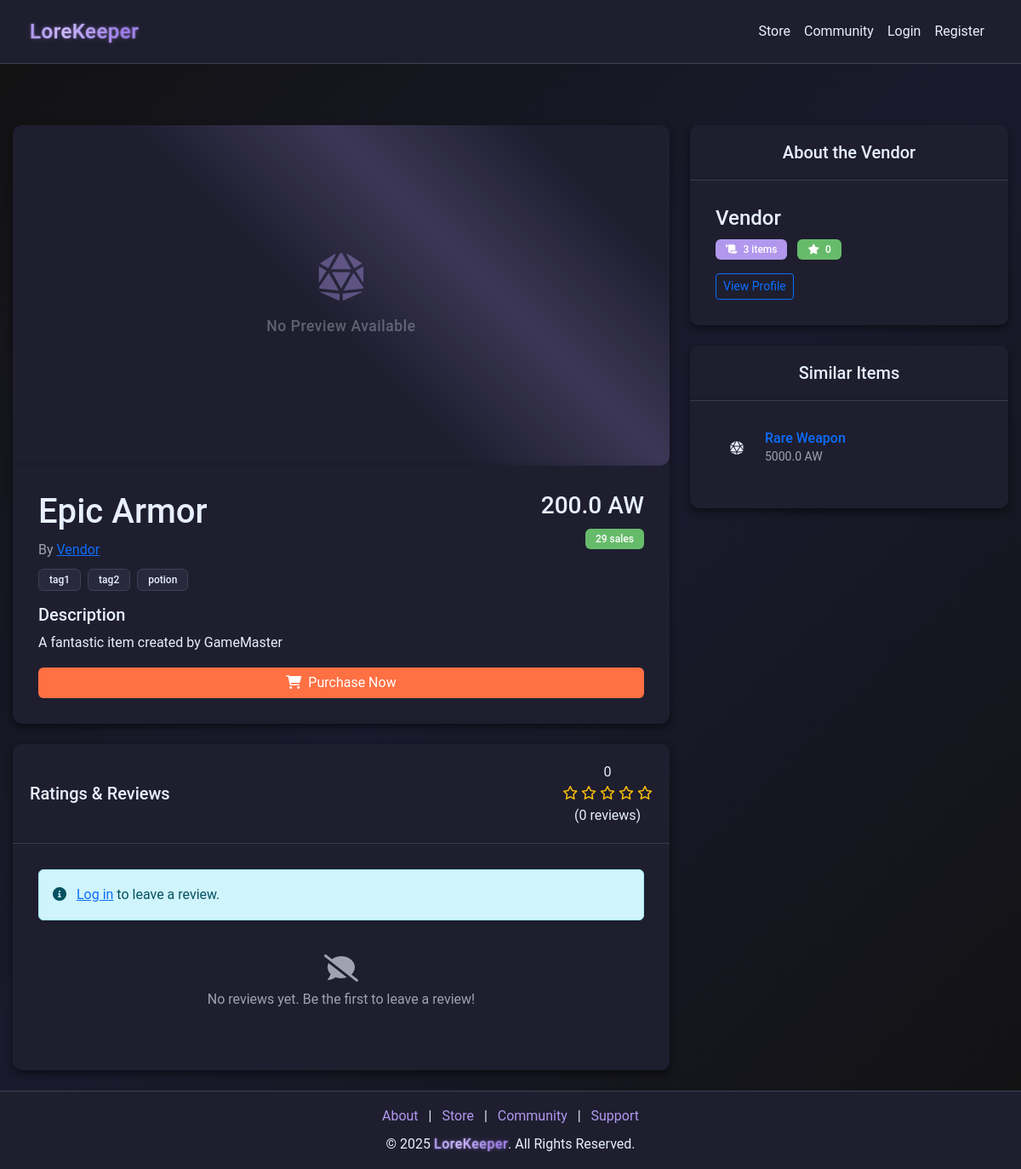
The page /store/item/2 on the database as committed earlier.
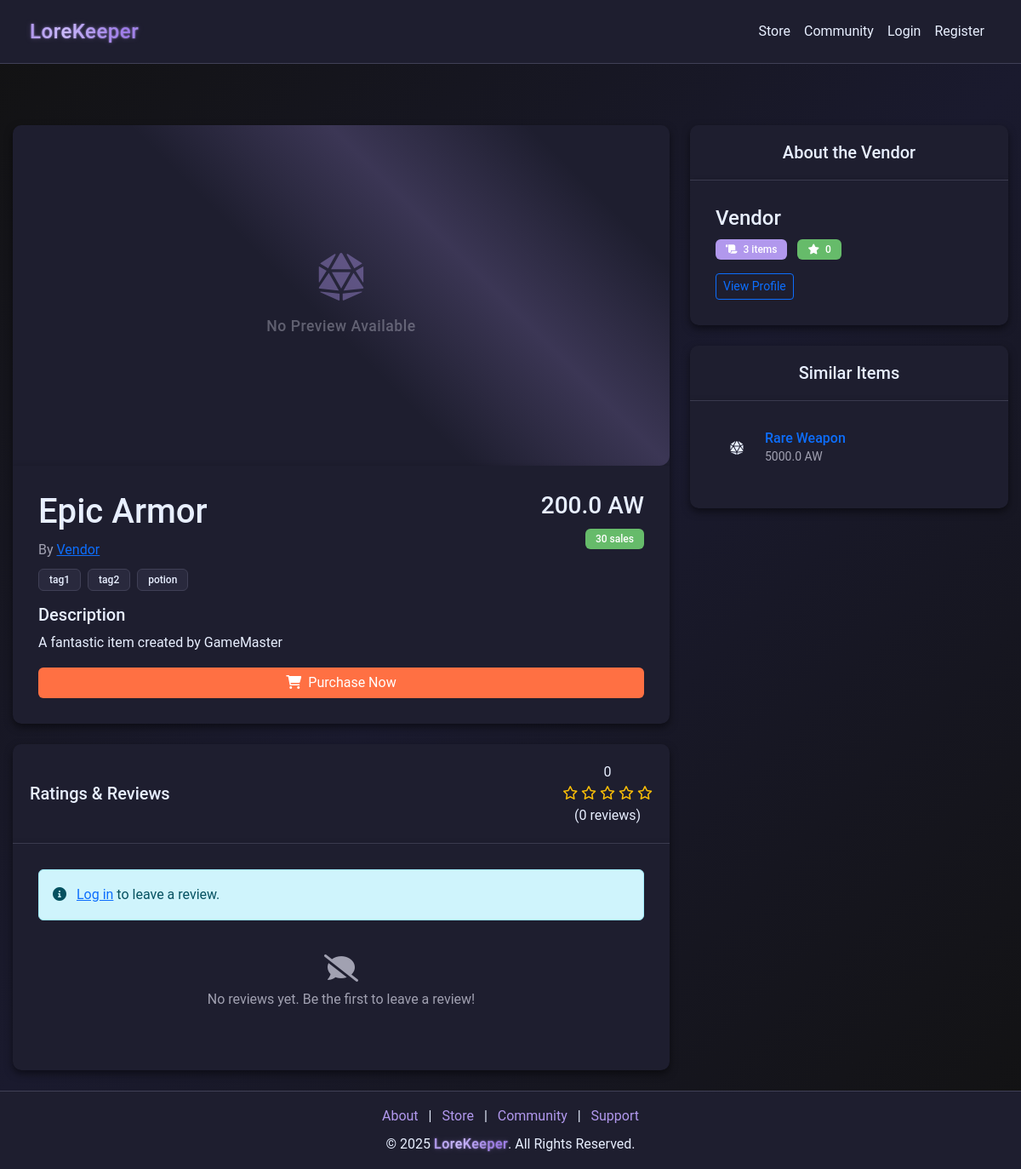
The same page on the database as committed later.
### models.py (models this page shows)
class Item(db.Model):
    __tablename__ = "items"
    id = db.Column(db.Integer, primary_key=True)
    name = db.Column(db.String(64), nullable=False)
    description = db.Column(db.Text)
    price = db.Column(db.Float, nullable=False)
    vendor_id = db.Column(
        db.Integer, db.ForeignKey("vendors.id"), nullable=False, index=True
    )
    reviews = db.relationship(
        "ReviewOfItem", backref="item", lazy=True, cascade="all, delete-orphan"
    )
    category = db.Column(db.String(64), nullable=False, index=True)
    tags = db.Column(db.String(256))
    sales = db.Column(db.Integer, default=0)
    status = db.Column(db.String(64), default="Active", index=True)
    created_at = db.Column(db.DateTime, default=datetime.utcnow)

### app.py (the view, shortened to what this page needs)
@app.route("/store/item/<int:item_id>")
def item_preview(item_id):
    item = Item.query.get_or_404(item_id)
    vendor = User.query.get(item.vendor_id)
    reviews = ReviewOfItem.query.filter_by(item_id=item_id).all()
    avg_rating = 0
    if reviews:
        avg_rating = sum(review.rating for review in reviews) / len(reviews)
    vendor_items_count = Item.query.filter_by(vendor_id=item.vendor_id).count()
    vendor_items = Item.query.filter_by(vendor_id=item.vendor_id).all()
    vendor_reviews = []
    for vendor_item in vendor_items:
        vendor_reviews.extend(
            ReviewOfItem.query.filter_by(item_id=vendor_item.id).all()
        )
    vendor_rating = 0
    if vendor_reviews:
        vendor_rating = sum(review.rating for review in vendor_reviews) / len(
            vendor_reviews
        )
    similar_items = []
    if item.tags:
        item_tags = [tag.strip() for tag in item.tags.split(",")]
        similar_items = (
            Item.query.filter(Item.id != item_id, Item.category == item.category)
            .limit(5)
            .all()
        )
    enriched_reviews = []
    return render_template(
        "item_preview.html",
        item=item,
        reviews=enriched_reviews,
        avg_rating=avg_rating,
        vendor_items_count=vendor_items_count,
        vendor_rating=vendor_rating,
        similar_items=similar_items,
    )

### app.py (called while the page is built, shortened)
@app.after_request
def add_header(response):
    response.headers["Cache-Control"] = "no-store"
    return response

@app.route("/getCookie", methods=["POST", "GET"])
def getCookie():
    try:
        user_id = request.cookies.get("user_id")
    except Exception as e:
        print(f"Error getting cookie: {e}")
        session.clear()
    return redirect(url_for("home"))

@app.before_request
def before_request():
    try:
        if session.get("user_id"):
            session.permanent = True
        else:
            getCookie()
    except Exception:
        session.clear()

### templates/item_preview.html (shortened to what the changed rows need)
{% extends "nav_footer_template.html" %}
{% block content %}
<div id="wrapper">
    <div class="container mt-5">
        <div class="row">
            <div class="col-lg-8">
                <div class="card mb-4">
                    <div class="card-body">
                        <div class="d-flex justify-content-between align-items-start">
                            <div>
                                <h1 class="card-title item-title mb-2">{{ item.name|default('Item Name') }}</h1>
                                <p class="text-muted mb-2">By <a href="/user/{{ item.vendor_id }}" class="vendor-name">{{ item.vendor_name|default('Vendor') }}</a></p>
                            </div>
                            <div class="text-end">
                                <h3 class="item-price mb-2">{{ item.price|default(0) }} AW</h3>
                                <span class="badge bg-success sales-count">{{ item.sales|default(0) }} sales</span>
                            </div>
                        </div>
                        <div class="item-tags mb-3">
                            {% if item.tags %}
                                {% for tag in item.tags.split(',') %}
                                    <span class="badge bg-secondary me-1">{{ tag.strip() }}</span>
                                {% endfor %}
                            {% else %}
                                <span class="badge bg-secondary">No tags</span>
                            {% endif %}
                        </div>
                        <h5>Description</h5>
                        <p class="item-description">{{ item.description|default('No description available.') }}</p>
                        <div class="d-grid gap-2">
                            <a href="{{ url_for('checkout', item_id=item.id) }}" class="btn btn-primary purchase-btn store-color">
                            </a>
                        </div>
                    </div>
                </div>
            </div>
        </div>
    </div>
</div>
{% endblock %}

Rows that differ between the two databases and show on the page:
changed Item "Epic Armor": sales "29" → "30"
